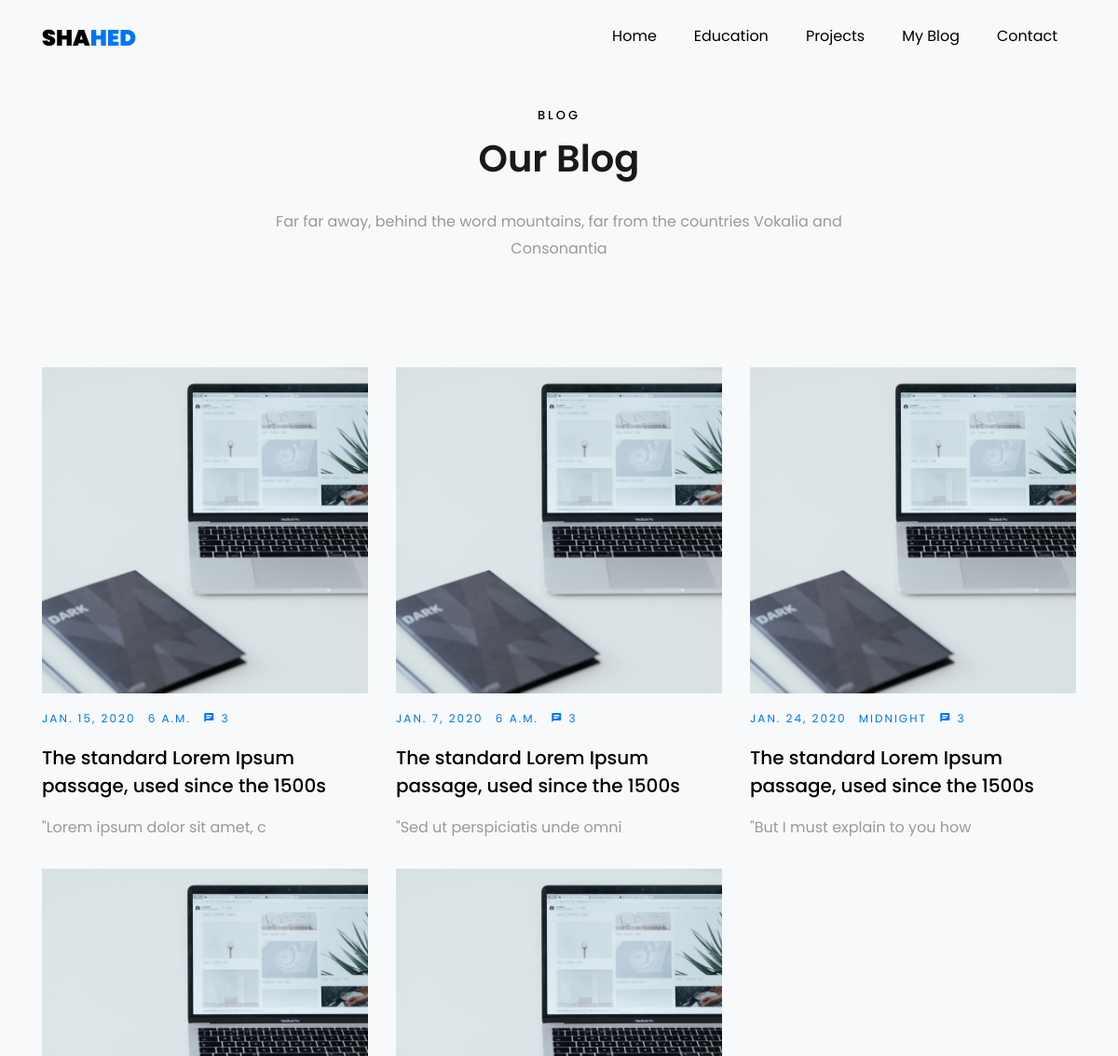
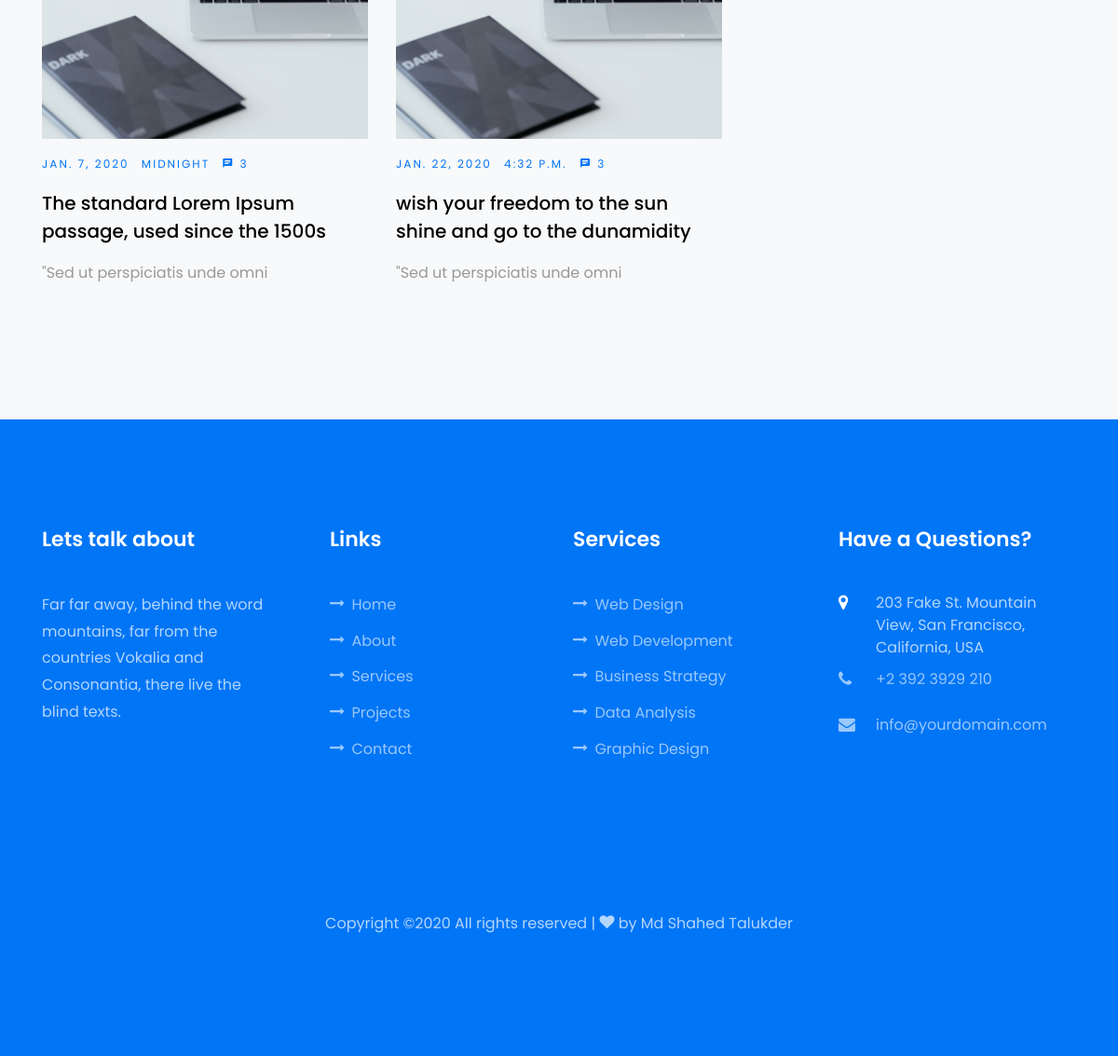
Screenshot of /blog/ with the database file from the repository (2 pictures, top to bottom).
### blog/models.py (models this page shows, shortened)
class BlogPost(models.Model):
    slug = models.SlugField(blank=False, unique=True)
    title = models.CharField(max_length=120)
    content = models.TextField(null = True,blank=True)
    about = models.TextField(null=True)
    time = models.TimeField()
    date = models.DateField()
    select = models.CharField(null = True,max_length=256, choices=[('Model Feed', 'Model Feed'),('News Feed', 'News Feed'),('Other Feed','Other Feed')])
    def get_absolute_url(self):
        return f"/blog/{self.slug}"

### blog/views.py (the view)
# urls.py: path('',blog_post_list_view),
def blog_post_list_view(request):
    qs = BlogPost.objects.all() #queryset -> list of python object
    template_name = 'blog/list.html'
    context = {'object_list':qs,"title": "Blog"}
    return render(request, template_name, context)

### blog/templates/blog/list.html
{% extends 'base.html' %}
{% block content %}
<section class="ftco-section bg-light" id="blog-section">
  <div class="container">
    <div class="row justify-content-center mb-5 pb-5">
      <div class="col-md-7 heading-section text-center ftco-animate">
        <span class="subheading">Blog</span>
        <h2 class="mb-4">Our Blog</h2>
        <p>Far far away, behind the word mountains, far from the countries Vokalia and Consonantia</p>
      </div>
    </div>
    <div class="row d-flex">
    {% for object in object_list %}
        {% include 'blog/list_inside.html' with blog_post=object %}
    {% endfor %}
    </div>
  </div>
</section>
{% endblock  %}

### templates/base.html (shortened to what this page needs)
<!DOCTYPE html>
<html lang="en">
  <head>
	{%include 'head_form.html'%}
  </head>
  <body data-spy="scroll" data-target=".site-navbar-target" data-offset="300">
  {%include 'nav_bar.html'%}
  {%block content%}{%endblock%}
  {%include 'footer.html'%}
  </body>
  </html>

### templates/head_form.html (shortened to what this page needs)
    <link rel="stylesheet" href="/static/css/open-iconic-bootstrap.min.css">
    <link rel="stylesheet" href="/static/css/animate.css">
    <link rel="stylesheet" href="/static/css/owl.carousel.min.css">
    <link rel="stylesheet" href="/static/css/owl.theme.default.min.css">
    <link rel="stylesheet" href="/static/css/magnific-popup.css">
    <link rel="stylesheet" href="/static/css/aos.css">
    <link rel="stylesheet" href="/static/css/ionicons.min.css">
    <link rel="stylesheet" href="/static/css/flaticon.css">
    <link rel="stylesheet" href="/static/css/icomoon.css">
    <link rel="stylesheet" href="/static/css/style.css">
    <link rel="stylesheet" href="/static/css/another_style.css">

### templates/nav_bar.html (shortened to what this page needs)
<nav class="navbar navbar-expand-lg navbar-dark ftco_navbar bg-dark ftco-navbar-light site-navbar-target" id="ftco-navbar">
	    <div class="container">
	      <a class="navbar-brand" href="#">Sha<span style="color: #0075f6">hed</span></a>
	      <div class="collapse navbar-collapse" id="ftco-nav">
	        <ul class="navbar-nav nav ml-auto">
	          <li class="nav-item"><a href="/home/" class="nav-link"><span>Home</span></a></li>
	          <li class="nav-item"><a href="/education/" class="nav-link"><span>Education</span></a></li>
	          <li class="nav-item"><a href="/projects/" class="nav-link"><span>Projects</span></a></li>
	          <li class="nav-item"><a href="/blog" class="nav-link"><span>My Blog</span></a></li>
	          <li class="nav-item"><a href="/contact" class="nav-link"><span>Contact</span></a></li>
	        </ul>
	      </div>
	    </div>
	  </nav>

### blog/templates/blog/list_inside.html
  <div class="col-md-4 d-flex ftco-animate">
    <div class="blog-entry justify-content-end">
      <a href="{{object.get_absolute_url}}" class="block-20" style="background-image: url('/static/images/image_1.jpg');">
      </a>
      <div class="text mt-3 float-right d-block">
        <div class="d-flex align-items-center mb-3 meta">
          <p class="mb-0">
            <span class="mr-2">{{object.date}}</span>
            <a href="{{object.get_absolute_url}}" class="mr-2">{{object.time}}</a>
            <a href="{{object.get_absolute_url}}" class="meta-chat"><span class="icon-chat"></span> 3</a>
          </p>
        </div>
        <h3 class="heading"><a href="{{object.get_absolute_url}}">{{object.title}}</a></h3>
        <p class="card-text">{{object.content|slice:":30" }}</p>
      </div>
    </div>
  </div>

### templates/footer.html (shortened to what this page needs)
    <footer class="ftco-footer ftco-section">
      <div class="container">
        <div class="row mb-5">
          <div class="col-md">
            <div class="ftco-footer-widget mb-4">
              <h2 class="ftco-heading-2">Lets talk about</h2>
              <p>Far far away, behind the word mountains, far from the countries Vokalia and Consonantia, there live the blind texts.</p>
              <ul class="ftco-footer-social list-unstyled float-md-left float-lft mt-5">
              </ul>
            </div>
          </div>
          <div class="col-md">
            <div class="ftco-footer-widget mb-4 ml-md-4">
              <h2 class="ftco-heading-2">Links</h2>
              <ul class="list-unstyled">
                <li><a href="#"><span class="icon-long-arrow-right mr-2"></span>Home</a></li>
                <li><a href="#"><span class="icon-long-arrow-right mr-2"></span>About</a></li>
                <li><a href="#"><span class="icon-long-arrow-right mr-2"></span>Services</a></li>
                <li><a href="#"><span class="icon-long-arrow-right mr-2"></span>Projects</a></li>
                <li><a href="#"><span class="icon-long-arrow-right mr-2"></span>Contact</a></li>
              </ul>
            </div>
          </div>
          <div class="col-md">
             <div class="ftco-footer-widget mb-4">
              <h2 class="ftco-heading-2">Services</h2>
              <ul class="list-unstyled">
                <li><a href="#"><span class="icon-long-arrow-right mr-2"></span>Web Design</a></li>
                <li><a href="#"><span class="icon-long-arrow-right mr-2"></span>Web Development</a></li>
                <li><a href="#"><span class="icon-long-arrow-right mr-2"></span>Business Strategy</a></li>
                <li><a href="#"><span class="icon-long-arrow-right mr-2"></span>Data Analysis</a></li>
                <li><a href="#"><span class="icon-long-arrow-right mr-2"></span>Graphic Design</a></li>
              </ul>
            </div>
          </div>
          <div class="col-md">
            <div class="ftco-footer-widget mb-4">
            	<h2 class="ftco-heading-2">Have a Questions?</h2>
            	<div class="block-23 mb-3">
	              <ul>
	                <li><span class="icon icon-map-marker"></span><span class="text">203 Fake St. Mountain View, San Francisco, California, USA</span></li>
	                <li><a href="#"><span class="icon icon-phone"></span><span class="text">+2 392 3929 210</span></a></li>
	                <li><a href="#"><span class="icon icon-envelope"></span><span class="text">info@yourdomain.com</span></a></li>
	              </ul>
	            </div>
            </div>
          </div>
        </div>
        <div class="row">
          <div class="col-md-12 text-center">
            <p>
  Copyright &copy;<script>document.write(new Date().getFullYear());</script> All rights reserved | <i class="icon-heart color-danger" aria-hidden="true"></i> by <a href="https://creativeiot.xyz" target="_blank">Md Shahed Talukder</a>
  </p>
          </div>
        </div>
      </div>
    </footer>

### static/css/icomoon.css (style rules this page uses)
[class^="icon-"], [class*=" icon-"] { font-family: 'icomoon' !important; speak: none; font-style: normal; font-weight: normal; font-variant: normal; text-transform: none; line-height: 1; -webkit-font-smoothing: antialiased; -moz-osx-font-smoothing: grayscale; }
.icon-heart:before { content: "\f004"; }
.icon-map-marker:before { content: "\f041"; }
.icon-phone:before { content: "\f095"; }
.icon-envelope:before { content: "\f0e0"; }
.icon-long-arrow-right:before { content: "\f178"; }
.icon-chat:before { content: "\e0b7"; }

### static/css/another_style.css (style rules this page uses)
.ftco-animate { opacity: 0; visibility: hidden; }
.ftco-section { padding: 7em 0; position: relative; }

### rows the page displays
BlogPost: date "JAN. 15, 2020", time "6 A.M.", title "The standard Lorem Ipsum passage, used since the 1500s", content "\"Lorem ipsum dolor sit amet, c"
BlogPost: date "JAN. 7, 2020", time "6 A.M.", title "The standard Lorem Ipsum passage, used since the 1500s", content "\"Sed ut perspiciatis unde omni"
BlogPost: date "JAN. 24, 2020", time "MIDNIGHT", title "The standard Lorem Ipsum passage, used since the 1500s", content "\"But I must explain to you how"
BlogPost: date "JAN. 7, 2020", time "MIDNIGHT", title "The standard Lorem Ipsum passage, used since the 1500s", content "\"Sed ut perspiciatis unde omni"
BlogPost: date "JAN. 22, 2020", time "4:32 P.M.", title "wish your freedom to the sun shine and go to the dunamidity", content "\"Sed ut perspiciatis unde omni"
